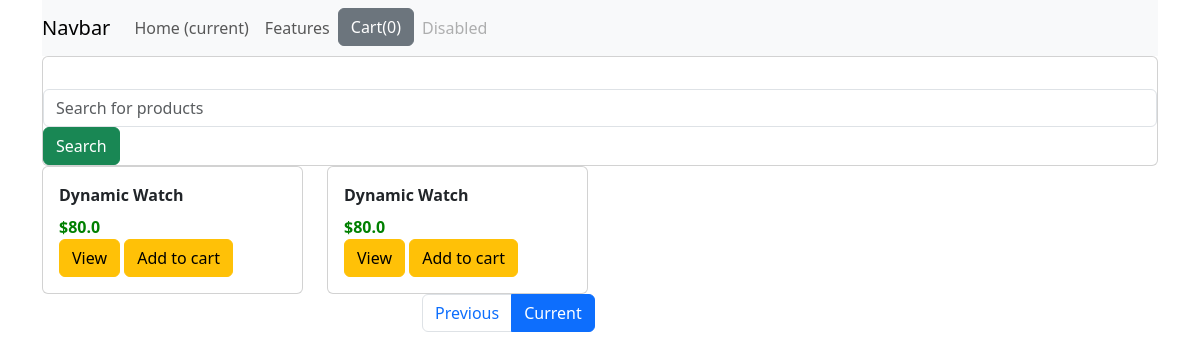
Screenshot of /?page=2 with the database file from the repository.
### shop/models.py (models this page shows)
class Products(models.Model):
    title = models.CharField(max_length=200)
    price = models.FloatField()
    discount = models.FloatField()
    category = models.CharField(max_length=200)
    desc = models.TextField()
    image = models.CharField(max_length=300)

### shop/views.py (the view)
# urls.py: path('',views.index,name='index'),
def index(request):
    product_objects = Products.objects.all()
    item_name = request.GET.get('item_name')
    if item_name != '' and item_name is not None:
        product_objects = product_objects.filter(title__icontains=item_name)
    paginator = Paginator(product_objects,4)
    page = request.GET.get('page')
    product_objects = paginator.get_page(page)
    return render(request,'shop/index.html',{'product_objects':product_objects})

### shop/templates/shop/index.html (shortened to what this page needs)
{% load static %}
<!DOCTYPE html>
<html lang="en">
<head>
    <link href="https://cdn.jsdelivr.net/npm/bootstrap@5.3.0-alpha1/dist/css/bootstrap.min.css" rel="stylesheet">
<link rel="stylesheet" href="{% static 'shop/style.css' %}">
</head>
<body>
    <div class="container">
        <div class="row">
            <div class="col-md-12">
                <nav class="navbar navbar-expand-lg navbar-light bg-light">
                    <a class="navbar-brand" href="#">Navbar</a>
                    <div class="collapse navbar-collapse" id="navbarNav">
                      <ul class="navbar-nav">
                        <li class="nav-item active">
                          <a class="nav-link" href="#">Home <span class="sr-only">(current)</span></a>
                        </li>
                        <li class="nav-item">
                          <a class="nav-link" href="#">Features</a>
                        </li>
                        <li class="nav-item">
                            <button id="cart" data-html="true" type="button" class="btn btn-secondary" data-container="body" data-toggle="popover" data-placement="bottom" data-content="Vivamus
sagittis lacus vel augue laoreet rutrum faucibus.">
 Cart(0)
</button>
                        </li>
                        <li class="nav-item">
                          <a class="nav-link disabled" href="#">Disabled</a>
                        </li>
                      </ul>
                    </div>
                  </nav>
            </div>
        </div>
        <div class="row">
            <div class="col-md-12">
                <form class="card card-sa">
                    <div class="card-body row no-gutters align-items-center "></div>
                        <div class="col">
                        <input type="search" name="item_name" placeholder="Search for products" class="form-control form-control-borderless">
                    </div>
                    <div class="col-auto">
                        <button class="btn btn-success" type="submit">Search</button>
                    </div>
                </form>
            </div>
        </div>
        <div class="row">
            {% for product in product_objects %}
            <div class="col-md-3">
                <div class="card">
                    <div class="card-body">
                        <div id="nm{{product.id}}" class="card-title">
                            {{product.title}}
                        </div>
                        <div class="card-text">
                            ${{ product.price}}
                        </div>
                       <a href="/{{ product.id }}" class="btn btn-warning">View</a>
                       <button id="{{ product.id}}" class="btn atc btn-warning">Add to cart</button>
                    </div>
                </div>
            </div>
            {% endfor %}
        </div>
        <div class="row">
            <div class="col-md-3 offset-md-4">
                <ul class="pagination">
                    {% if product_objects.has_previous %}
                        <li class="page-item">
                            <a class="page-link" href="?page={{ product_objects.previous_page_number }}">Previous</a>
                        </li>
                    {% endif %}
                    <li class="page-item active">
                        <a class="page-link" href="?page={{ product_objects.number }}">Current</a>
                    </li>
                </ul>
            </div>
        </div>
    </div>
</body>
</html>

### shop/static/shop/style.css (style rules this page uses)
.card-text { color: green; font-weight: 800; }
.card-title { font-weight: 900; }

### rows the page displays
Products: title "Dynamic Watch", price "80.0"
Products: title "Dynamic Watch", price "80.0"
